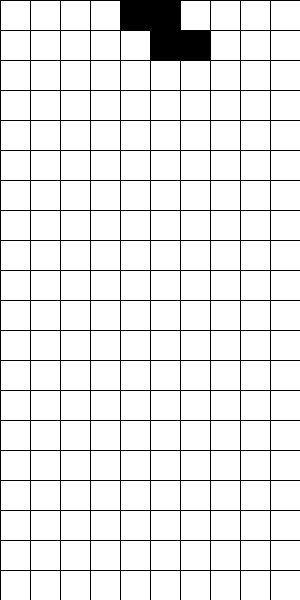
Frame 1 (no input)
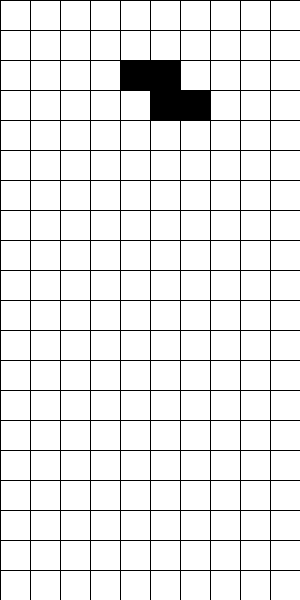
Frame 60 (the mouse pressed at the canvas centre just before this capture)
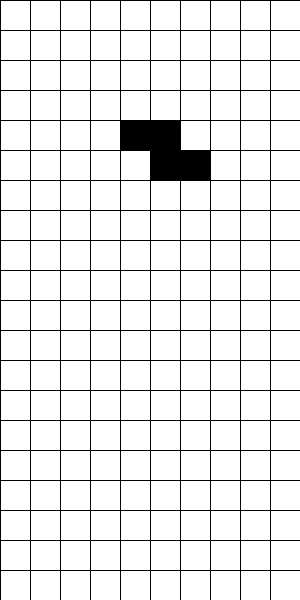
Frame 120 (the mouse held since frame 60 and released just before this capture)

The Processing sketch that drew these frames (run headless with seeded random() and noise(); from frame 60 on, the mouse is pressed at the canvas centre):

// Processing sketch: scale_fix
// ── scale_fix.pde
int blockSize = 30;

int[][] blocks;

ArrayList<Shape> shapeList = new ArrayList<>();
int currentShapeIdx;

int x,y;

void setup() {
  
  size (300, 600);
  

  blocks = new int[width/blockSize][height/blockSize];
  
  //frameRate(1);
  
  shapeList.add(new Shape((int)random(0,7)));
  currentShapeIdx = 0;

}

void keyPressed(){
  if (key == CODED){
    if (keyCode == UP){
      if(shapeList.get(currentShapeIdx).canMove()){
        shapeList.get(currentShapeIdx).rotater();
      }
    }
  }
}

void draw() {
  
  //translate(-10,10);
  scale(1);
  
  if(shapeList.get(currentShapeIdx).canMove()){
    for (int x=0; x<width/blockSize; x++) {
      for (int y=0; y<height/blockSize; y++) {
        for (int i=0; i<shapeList.get(currentShapeIdx).getArr().length; i++) {
          if (x==shapeList.get(currentShapeIdx).getArr()[i][0] && y==shapeList.get(currentShapeIdx).getArr()[i][1]) {
          blocks[x][y] = 0;
          }
        }
      }
    }
  }
  
  if(frameCount%30 == 0){
    shapeList.get(currentShapeIdx).update();
  }
  
  if (keyPressed == true && frameCount%5==0){
        
        if (key == CODED){
    if (keyCode == RIGHT){
      shapeList.get(currentShapeIdx).moveRight();
      //println("yay");
    }
  }
     
  if (key == CODED){
    if (keyCode == LEFT){
      shapeList.get(currentShapeIdx).moveLeft();
      //println("woo");
     }
  }
}
  
  for (int x=0; x<width/blockSize; x++) {
    for (int y=0; y<height/blockSize; y++) {
      for (int i=0; i<shapeList.get(currentShapeIdx).getArr().length; i++) {
        if (x==shapeList.get(currentShapeIdx).getArr()[i][0] && y==shapeList.get(currentShapeIdx).getArr()[i][1]) {
          //println(shape1.getArr()[0][1]);
          blocks[x][y] = 1;
        }
      }
    }
  }
 
 //blocks[3][3] = 1;
   

  for (int x=0; x<width/blockSize; x++) {
    for (int y=0; y<height/blockSize; y++) {
      if (blocks[x][y]==1) {
        fill(0);
      } else {
        fill(255);
      }
      rect (x*blockSize, y*blockSize, blockSize, blockSize);
      
    }
  }
  
  


  
  
  
}

// ── Shape.pde
class Shape{
  int type;
  int[][] arr;
  
  Shape(int type){
    this.type = type;
    if(type == 0){ //stick
      arr = new int[][]{
        new int[]{5, 0}
        , new int[]{5, 1}
        , new int[]{5, 2}
        , new int[]{5, 3}
      };
    } else if(type == 1){ //J
      arr = new int[][]{
        new int[]{5, 1}
        , new int[]{5, 2}
        , new int[]{5, 3}
        , new int[]{4, 3}
      };
    } else if(type == 2){ // L
      arr = new int[][]{
        new int[]{4, 1}
        , new int[]{4, 2}
        , new int[]{4, 3}
        , new int[]{5, 3}
      };
    } else if(type == 3){ //square
      arr = new int[][]{
        new int[]{4, 0}
        , new int[]{4, 1}
        , new int[]{5, 0}
        , new int[]{5, 1}
      };
    } else if(type == 4){ //Z
      arr = new int[][]{
        new int[]{4, 0}
        , new int[]{5, 0}
        , new int[]{5, 1}
        , new int[]{6, 1}
      };
    } else if(type == 5){ //S
      arr = new int[][]{
        new int[]{6, 0}
        , new int[]{5, 0}
        , new int[]{5, 1}
        , new int[]{4, 1}
      };
    } else if(type == 6){ //mid
      arr = new int[][]{
        new int[]{4, 1}
        , new int[]{5, 0}
        , new int[]{5, 1}
        , new int[]{6, 1}
      };
    }
  }
  
  int[][] getArr(){
    return arr;
  }
  
  boolean canMove(){
    boolean boo=true;
    for(int i=0; i<arr.length; i++){
     if(arr[i][1]>=height/blockSize-1){
      boo = false ;
     }
    }
    return boo;
  }
  
  void update(){
    boolean boo = canMove();
    if(boo){
      for (int x=0; x<arr.length; x++) {
        
          int value = arr[x][1];
          arr[x][1] = value + 1;
            
      }
    } else {
      shapeList.add(new Shape((int)random(0, 7)));
      currentShapeIdx++;
    }
  }
  
  void rotater(){
    //int [] mid = new int[2];
    //mid = arr[2];
    int midA = arr[2][0];
    int midB = arr[2][1];
    for(int x=0; x<arr.length; x++){
      int a = arr[x][0];
      int b = arr[x][1];
      blocks[a][b] = 0;
      arr[x][0] = -b;
      arr[x][1] = a;
      //println(a, b, arr[x][0], arr[x][1]);
    }
    int aDiff = midA - arr[2][0];
    int bDiff = midB - arr[2][1];
    for(int x=0; x<arr.length; x++){
     arr[x][0] += aDiff;
     arr[x][1] += bDiff;
     //println(midA, midB, arr[x][0], arr[x][1], aDiff, bDiff);
    }
    
  }
  
  void moveRight(){
    boolean canMoveRight = true;
      for(int i=0; i<arr.length; i++){
        if(arr[i][0]>=width/blockSize - 1){
          canMoveRight = false ;
        }
      }
    if(canMoveRight){
      for (int y=0; y<arr.length; y++) {
        int value = arr[y][0];
        arr[y][0] = value + 1;
      }
    }
  }
  
   void moveLeft(){
     boolean canMoveLeft = true;
     for(int i=0; i<arr.length; i++){
       if(arr[i][0]<=0){
        canMoveLeft = false ;
       }
     }
     if(canMoveLeft){
       for (int y=0; y<arr.length; y++) {
         int value = arr[y][0];
         arr[y][0] = value - 1;
       }
     }
  }
}
